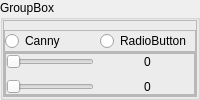
                        <widget class="QGroupBox" name="groupBox_6">
                         <property name="title">
                          <string>GroupBox</string>
                         </property>
                         <layout class="QVBoxLayout" name="verticalLayout_31">
                          <property name="spacing">
                           <number>0</number>
                          </property>
                          <property name="leftMargin">
                           <number>0</number>
                          </property>
                          <property name="topMargin">
                           <number>0</number>
                          </property>
                          <property name="rightMargin">
                           <number>0</number>
                          </property>
                          <property name="bottomMargin">
                           <number>0</number>
                          </property>
                          <item>
                           <widget class="QFrame" name="frame_25">
                            <property name="frameShape">
                             <enum>QFrame::StyledPanel</enum>
                            </property>
                            <property name="frameShadow">
                             <enum>QFrame::Raised</enum>
                            </property>
                            <layout class="QVBoxLayout" name="verticalLayout_32">
                             <property name="spacing">
                              <number>0</number>
                             </property>
                             <property name="leftMargin">
                              <number>0</number>
                             </property>
                             <property name="rightMargin">
                              <number>0</number>
                             </property>
                             <property name="bottomMargin">
                              <number>0</number>
                             </property>
                             <item>
                              <widget class="QFrame" name="frame_26">
                               <property name="frameShape">
                                <enum>QFrame::StyledPanel</enum>
                               </property>
                               <property name="frameShadow">
                                <enum>QFrame::Raised</enum>
                               </property>
                               <layout class="QHBoxLayout" name="horizontalLayout_11">
                                <property name="spacing">
                                 <number>0</number>
                                </property>
                                <property name="leftMargin">
                                 <number>0</number>
                                </property>
                                <property name="topMargin">
                                 <number>0</number>
                                </property>
                                <property name="rightMargin">
                                 <number>0</number>
                                </property>
                                <property name="bottomMargin">
                                 <number>0</number>
                                </property>
                                <item>
                                 <widget class="QRadioButton" name="radioButton_canny">
                                  <property name="text">
                                   <string>Canny</string>
                                  </property>
                                 </widget>
                                </item>
                                <item>
                                 <widget class="QRadioButton" name="radioButton_2">
                                  <property name="text">
                                   <string>RadioButton</string>
                                  </property>
                                 </widget>
                                </item>
                               </layout>
                              </widget>
                             </item>
                             <item>
                              <widget class="QStackedWidget" name="stackedWidget_canny">
                               <property name="frameShape">
                                <enum>QFrame::StyledPanel</enum>
                               </property>
                               <property name="frameShadow">
                                <enum>QFrame::Raised</enum>
                               </property>
                               <widget class="QWidget" name="Page1_canny">
                                <layout class="QVBoxLayout" name="verticalLayout_35">
                                 <property name="spacing">
                                  <number>0</number>
                                 </property>
                                 <property name="leftMargin">
                                  <number>0</number>
                                 </property>
                                 <property name="topMargin">
                                  <number>0</number>
                                 </property>
                                 <property name="rightMargin">
                                  <number>0</number>
                                 </property>
                                 <property name="bottomMargin">
                                  <number>0</number>
                                 </property>
                                 <item>
                                  <widget class="QFrame" name="frame_27">
                                   <property name="frameShape">
                                    <enum>QFrame::StyledPanel</enum>
                                   </property>
                                   <property name="frameShadow">
                                    <enum>QFrame::Raised</enum>
                                   </property>
                                   <layout class="QVBoxLayout" name="verticalLayout_36">
                                    <property name="spacing">
                                     <number>0</number>
                                    </property>
                                    <property name="leftMargin">
                                     <number>0</number>
                                    </property>
                                    <property name="topMargin">
                                     <number>0</number>
                                    </property>
                                    <property name="rightMargin">
                                     <number>0</number>
                                    </property>
                                    <property name="bottomMargin">
                                     <number>0</number>
                                    </property>
                                    <item>
                                     <layout class="QGridLayout" name="gridLayout_9">
                                      <property name="horizontalSpacing">
                                       <number>50</number>
                                      </property>
                                      <property name="verticalSpacing">
                                       <number>10</number>
                                      </property>
                                      <item row="0" column="0">
                                       <widget class="QSlider" name="slider_canny_umbral_alto">
                                        <property name="orientation">
                                         <enum>Qt::Horizontal</enum>
                                        </property>
                                       </widget>
                                      </item>
                                      <item row="1" column="0">
                                       <widget class="QSlider" name="slider_canny_umbral_bajo">
                                        <property name="orientation">
                                         <enum>Qt::Horizontal</enum>
                                        </property>
                                       </widget>
                                      </item>
                                      <item row="0" column="1">
                                       <widget class="QLabel" name="label_canny_umbral_alto">
                                        <property name="minimumSize">
                                         <size>
                                          <width>50</width>
                                          <height>0</height>
                                         </size>
                                        </property>
                                        <property name="text">
                                         <string>0</string>
                                        </property>
                                       </widget>
                                      </item>
                                      <item row="1" column="1">
                                       <widget class="QLabel" name="label_canny_umbral_bajo">
                                        <property name="minimumSize">
                                         <size>
                                          <width>50</width>
                                          <height>0</height>
                                         </size>
                                        </property>
                                        <property name="text">
                                         <string>0</string>
                                        </property>
                                       </widget>
                                      </item>
                                     </layout>
                                    </item>
                                   </layout>
                                  </widget>
                                 </item>
                                </layout>
                               </widget>
                              </widget>
                             </item>
                            </layout>
                           </widget>
                          </item>
                         </layout>
                        </widget>
